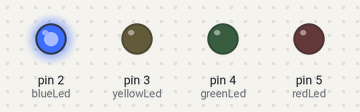
Bench run of a sketch on a simulated Arduino Uno, built with avr-gcc and run on an emulated ATmega328P. Parts: output pins drawn as LEDs (lit = HIGH).

Above: at 0.05 s.
At 1.15 s:
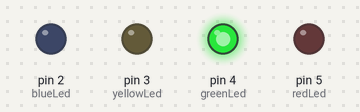
At 1.75 s:
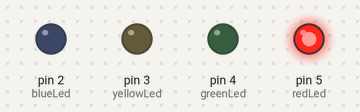
At 2.65 s:
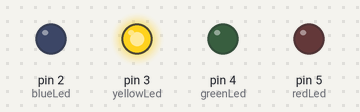
Timing chart, 0 to 3.0 s (numbered marks = the images above):
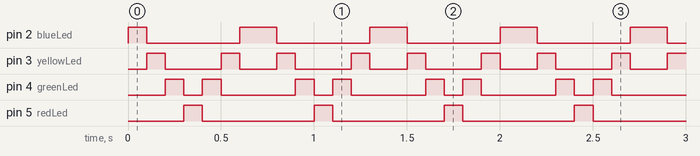

Measured:
- by itself, pin 2 (blueLed): repeats every 0.70 s: LOW 0.50 s, HIGH 0.20 s
- by itself, pin 3 (yellowLed): repeats every 0.70 s: LOW 0.30 s, HIGH 0.10 s, LOW 0.20 s, HIGH 0.10 s
- by itself, pin 4 (greenLed): repeats every 0.70 s: LOW 0.10 s, HIGH 0.10 s, LOW 0.40 s, HIGH 0.10 s
- by itself, pin 5 (redLed): alternates HIGH for 0.10 s and LOW for 0.60 s

The sketch:

Light_chaser_Program_2.ino
```cpp
// This code is very similar to the previous as it causes a strip of 4 LED’s to light up one after the other to create the appearance of “Chasing”, however in this script the Led light will appear to run back and fourth rather than just a single direction. The educational lesson was similar to the previous with this allowing us to become more familiar with “digitalWrite” but more importantly setting Integers to pins along with standard values and there importance.

// defines the blue Led as pin 2
int blueLed = 2;
// defines the yellow Led as pin 3
int yellowLed = 3;
// defines the green Led as pin 4
int greenLed = 4;
// defines the red Led as pin 5
int redLed = 5;
// sets the delay integer to 100ms
int Delay = (100);
void setup() {
  // set the Blue LED pin as output
  pinMode(blueLed, OUTPUT);
  // set the Yellow LED pin as output
  pinMode(yellowLed, OUTPUT);
  // set the Green LED pin as output
  pinMode(greenLed, OUTPUT);
    // set the Red LED pin as output
  pinMode(redLed, OUTPUT);
}

void loop() {
  // turn on blueLed
  digitalWrite(blueLed, HIGH);
  // wait 100ms
  delay(Delay);
  // turn off blueLed
  digitalWrite(blueLed, LOW);
  // turn on yellowLed
  digitalWrite(yellowLed, HIGH);
  // wait 100ms
  delay(Delay);

  // turn off yellowLed
  digitalWrite(yellowLed, LOW);
  // turn on greenLed
  digitalWrite(greenLed, HIGH);
  // wait 100ms
  delay(Delay);

  // turn off greenLed
  digitalWrite(greenLed, LOW);
  // turn on redLed
  digitalWrite(redLed, HIGH);
  // wait 100ms
  delay(Delay);

  // turn off redLed
  digitalWrite(redLed, LOW);
  // turn on Green Led
  digitalWrite(greenLed, HIGH);
  //wait 100ms
  delay(Delay);

  // turn off greenLed
  digitalWrite(greenLed, LOW);
  // turn on yellowLed
  digitalWrite(yellowLed, HIGH);
  // wait 100ms
  delay(Delay);

  // turn off yellowLed
  digitalWrite(yellowLed, LOW);
  // turn on blueLed
  digitalWrite(blueLed, HIGH);
  //wait 100ms
  delay(Delay);

  // turn off blueLed and start again
  digitalWrite(blueLed, LOW);
}
```
